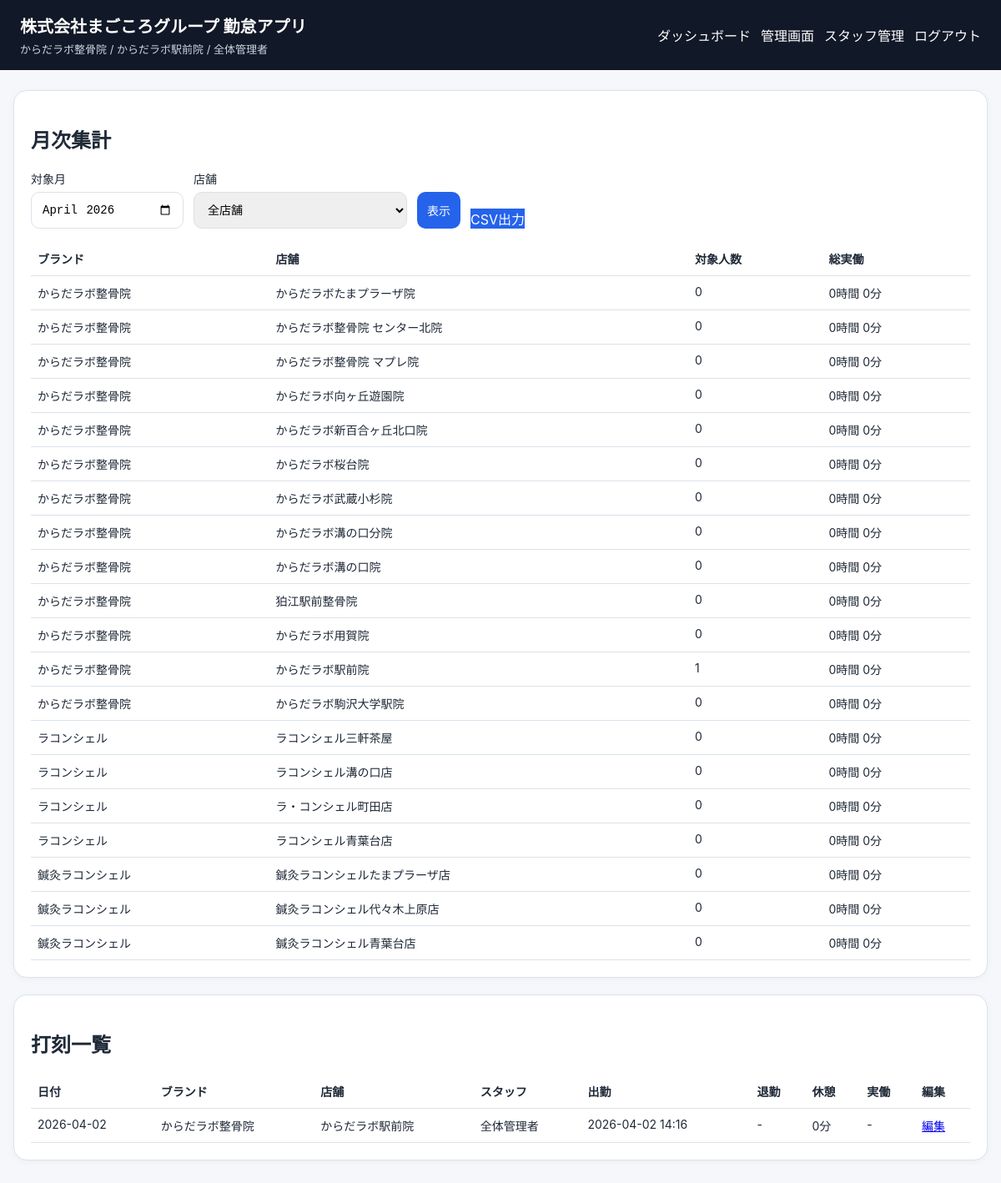
The page /admin (signed in) on the database its author committed.
### tables this page shows
CREATE TABLE stores (
    id INTEGER PRIMARY KEY AUTOINCREMENT,
    company_name TEXT NOT NULL,
    brand_name TEXT NOT NULL,
    store_name TEXT NOT NULL,
    display_name TEXT NOT NULL,
    created_at TIMESTAMP DEFAULT CURRENT_TIMESTAMP
);

CREATE TABLE users (
    id INTEGER PRIMARY KEY AUTOINCREMENT,
    store_id INTEGER NOT NULL,
    username TEXT NOT NULL UNIQUE,
    password_hash TEXT NOT NULL,
    full_name TEXT NOT NULL,
    role TEXT NOT NULL CHECK(role IN ('admin', 'staff')),
    is_active INTEGER NOT NULL DEFAULT 1,
    created_at TIMESTAMP DEFAULT CURRENT_TIMESTAMP,
    FOREIGN KEY (store_id) REFERENCES stores (id)
);

CREATE TABLE attendance (
    id INTEGER PRIMARY KEY AUTOINCREMENT,
    user_id INTEGER NOT NULL,
    store_id INTEGER NOT NULL,
    work_date TEXT NOT NULL,
    clock_in TEXT,
    break_start TEXT,
    break_end TEXT,
    clock_out TEXT,
    break_minutes INTEGER DEFAULT 0,
    work_minutes INTEGER,
    note TEXT,
    created_at TIMESTAMP DEFAULT CURRENT_TIMESTAMP,
    updated_at TIMESTAMP DEFAULT CURRENT_TIMESTAMP,
    UNIQUE(user_id, work_date),
    FOREIGN KEY (user_id) REFERENCES users (id),
    FOREIGN KEY (store_id) REFERENCES stores (id)
);

### app.py (the view)
@app.route("/admin")
@login_required
@admin_required
def admin_panel():
    db = get_db()
    month = request.args.get("month") or date.today().strftime("%Y-%m")
    store_id = request.args.get("store_id")
    query = """
        SELECT a.*, u.full_name, u.username, s.brand_name, s.store_name, s.display_name
        FROM attendance a
        JOIN users u ON a.user_id = u.id
        JOIN stores s ON a.store_id = s.id
        WHERE substr(a.work_date, 1, 7) = ?
    """
    params = [month]
    if store_id:
        query += " AND a.store_id = ?"
        params.append(store_id)
    query += " ORDER BY a.work_date DESC, s.brand_name, s.store_name, u.full_name"
    records = db.execute(query, params).fetchall()
    stores = db.execute(
        "SELECT * FROM stores ORDER BY brand_name, store_name"
    ).fetchall()
    summary = db.execute(
        """
        SELECT s.id, s.brand_name, s.store_name, s.display_name,
               COUNT(DISTINCT a.user_id) AS staff_count,
               COALESCE(SUM(a.work_minutes), 0) AS total_minutes
        FROM stores s
        LEFT JOIN attendance a ON a.store_id = s.id AND substr(a.work_date, 1, 7) = ?
        GROUP BY s.id
        ORDER BY s.brand_name, s.store_name
        """,
        (month,),
    ).fetchall()
    return render_template(
        "admin.html",
        records=records,
        stores=stores,
        summary=summary,
        selected_month=month,
        selected_store_id=store_id,
    )

### app.py (called while the page is built)
def get_db():
    if "db" not in g:
        g.db = sqlite3.connect(DATABASE)
        g.db.row_factory = sqlite3.Row
    return g.db

def database_ready() -> bool:
    if not os.path.exists(DATABASE):
        return False
    try:
        conn = sqlite3.connect(DATABASE)
        row = conn.execute("SELECT name FROM sqlite_master WHERE type='table' AND name='users'").fetchone()
        conn.close()
        return row is not None
    except sqlite3.Error:
        return False

def login_required(view):
    @wraps(view)
    def wrapped_view(**kwargs):
        if session.get("user_id") is None:
            return redirect(url_for("login"))
        return view(**kwargs)
    return wrapped_view

def admin_required(view):
    @wraps(view)
    def wrapped_view(**kwargs):
        if session.get("role") != "admin":
            flash("管理者のみ利用できます。", "error")
            return redirect(url_for("dashboard"))
        return view(**kwargs)
    return wrapped_view

@app.before_request
def load_logged_in_user():
    if request.endpoint == "init_db_route":
        g.user = None
        return
    if not database_ready():
        session.clear()
        g.user = None
        return
    user_id = session.get("user_id")
    if user_id is None:
        g.user = None
    else:
        g.user = get_db().execute(
            """
            SELECT u.*, s.brand_name, s.store_name, s.display_name, s.company_name
            FROM users u
            LEFT JOIN stores s ON u.store_id = s.id
            WHERE u.id = ?
            """,
            (user_id,),
        ).fetchone()
        if g.user is None:
            session.clear()

def format_dt(dt_str):
    if not dt_str:
        return None
    return datetime.fromisoformat(dt_str).strftime("%Y-%m-%d %H:%M")

def minutes_to_hours_text(minutes):
    if minutes is None:
        return "-"
    hours = minutes // 60
    mins = minutes % 60
    return f"{hours}時間 {mins}分"

### templates/admin.html (shortened to what this page needs)
{% extends 'base.html' %}
{% block content %}
<div class="card">
  <h2>月次集計</h2>
  <form method="get" class="filter-row">
    <label>対象月
      <input type="month" name="month" value="{{ selected_month }}">
    </label>
    <label>店舗
      <select name="store_id">
        <option value="">全店舗</option>
      </select>
    </label>
    <button type="submit">表示</button>
    <a class="button-link" href="{{ url_for('export_csv', month=selected_month, store_id=selected_store_id) }}">CSV出力</a>
  </form>
  <table>
    <thead>
      <tr><th>ブランド</th><th>店舗</th><th>対象人数</th><th>総実働</th></tr>
    </thead>
    <tbody>
      {% for row in summary %}
      <tr>
        <td>{{ row['brand_name'] }}</td>
        <td>{{ row['display_name'] }}</td>
        <td>{{ row['staff_count'] }}</td>
        <td>{{ row['total_minutes']|minutes_to_hours_text }}</td>
      </tr>
      {% endfor %}
    </tbody>
  </table>
</div>
<div class="card">
  <h2>打刻一覧</h2>
  <table>
    <thead>
      <tr>
        <th>日付</th><th>ブランド</th><th>店舗</th><th>スタッフ</th><th>出勤</th><th>退勤</th><th>休憩</th><th>実働</th><th>編集</th>
      </tr>
    </thead>
    <tbody>
      {% for row in records %}
      <tr>
        <td>{{ row['work_date'] }}</td>
        <td>{{ row['brand_name'] }}</td>
        <td>{{ row['display_name'] }}</td>
        <td>{{ row['full_name'] }}</td>
        <td>{{ row['clock_in']|format_dt if row['clock_in'] else '-' }}</td>
        <td>{{ row['clock_out']|format_dt if row['clock_out'] else '-' }}</td>
        <td>{{ row['break_minutes'] }}分</td>
        <td>{{ row['work_minutes']|minutes_to_hours_text if row['work_minutes'] is not none else '-' }}</td>
        <td><a href="{{ url_for('edit_attendance', attendance_id=row['id']) }}">編集</a></td>
      </tr>
      {% else %}
      <tr><td colspan="9">該当データがありません。</td></tr>
      {% endfor %}
    </tbody>
  </table>
</div>
{% endblock %}

### templates/base.html (shortened to what this page needs)
<!doctype html>
<html lang="ja">
<head>
  <link rel="stylesheet" href="{{ url_for('static', filename='style.css') }}">
</head>
<body>
  <header class="topbar">
    <div>
      <h1>株式会社まごころグループ 勤怠アプリ</h1>
      {% if g.user %}
      <p class="subhead">{{ g.user['brand_name'] }} / {{ g.user['display_name'] }} / {{ g.user['full_name'] }}</p>
      {% endif %}
    </div>
    {% if g.user %}
    <nav>
      <a href="{{ url_for('dashboard') }}">ダッシュボード</a>
      {% if session.get('role') == 'admin' %}
      <a href="{{ url_for('admin_panel') }}">管理画面</a>
      <a href="{{ url_for('manage_users') }}">スタッフ管理</a>
      {% endif %}
      <a href="{{ url_for('logout') }}">ログアウト</a>
    </nav>
    {% endif %}
  </header>
  <main class="container">
    {% block content %}{% endblock %}
  </main>
</body>
</html>

### static/style.css (style rules this page uses)
:root { --bg: #f6f7fb; --card: #ffffff; --text: #1f2937; --primary: #2563eb; --danger: #dc2626; --border: #dbe2ea; }
body { margin: 0; font-family: -apple-system, BlinkMacSystemFont, "Segoe UI", sans-serif; background: var(--bg); color: var(--text); }
.topbar { background: #111827; color: white; padding: 16px 24px; display: flex; justify-content: space-between; align-items: center; gap: 16px; }
.topbar h1 { margin: 0; font-size: 20px; }
.subhead { margin: 4px 0 0; color: #cbd5e1; font-size: 13px; }
.topbar nav { display: flex; gap: 12px; flex-wrap: wrap; }
.topbar a { color: white; text-decoration: none; }
.container { max-width: 1200px; margin: 24px auto; padding: 0 16px 40px; }
.card { background: var(--card); border: 1px solid var(--border); border-radius: 16px; padding: 20px; margin-bottom: 20px; box-shadow: 0 2px 8px rgba(15, 23, 42, 0.04); }
label { display: grid; gap: 6px; font-size: 14px; }
input, select, button { padding: 12px; border-radius: 10px; border: 1px solid var(--border); font-size: 14px; }
button, .button-link { background: var(--primary); color: white; border: none; text-decoration: none; display: inline-block; cursor: pointer; }
table { width: 100%; border-collapse: collapse; font-size: 14px; }
th, td { border-bottom: 1px solid var(--border); padding: 10px 8px; text-align: left; vertical-align: top; }
.filter-row { display: flex; gap: 12px; align-items: end; flex-wrap: wrap; margin-bottom: 16px; }

### rows shown on the page
stores: user.brand_name "からだラボ整骨院", user.display_name "からだラボ駅前院", brand_name "からだラボ整骨院", display_name "からだラボ駅前院", staff_count "1", total_minutes|minutes_to_hours_text "0時間 0分"
users: user.full_name "全体管理者"
stores: brand_name "からだラボ整骨院", display_name "からだラボたまプラーザ院", staff_count "0", total_minutes|minutes_to_hours_text "0時間 0分"
stores: brand_name "からだラボ整骨院", display_name "からだラボ整骨院 センター北院", staff_count "0", total_minutes|minutes_to_hours_text "0時間 0分"
stores: brand_name "からだラボ整骨院", display_name "からだラボ整骨院 マプレ院", staff_count "0", total_minutes|minutes_to_hours_text "0時間 0分"
stores: brand_name "からだラボ整骨院", display_name "からだラボ向ヶ丘遊園院", staff_count "0", total_minutes|minutes_to_hours_text "0時間 0分"
stores: brand_name "からだラボ整骨院", display_name "からだラボ新百合ヶ丘北口院", staff_count "0", total_minutes|minutes_to_hours_text "0時間 0分"
stores: brand_name "からだラボ整骨院", display_name "からだラボ桜台院", staff_count "0", total_minutes|minutes_to_hours_text "0時間 0分"
stores: brand_name "からだラボ整骨院", display_name "からだラボ武蔵小杉院", staff_count "0", total_minutes|minutes_to_hours_text "0時間 0分"
stores: brand_name "からだラボ整骨院", display_name "からだラボ溝の口分院", staff_count "0", total_minutes|minutes_to_hours_text "0時間 0分"
stores: brand_name "からだラボ整骨院", display_name "からだラボ溝の口院", staff_count "0", total_minutes|minutes_to_hours_text "0時間 0分"
stores: brand_name "からだラボ整骨院", display_name "狛江駅前整骨院", staff_count "0", total_minutes|minutes_to_hours_text "0時間 0分"
stores: brand_name "からだラボ整骨院", display_name "からだラボ用賀院", staff_count "0", total_minutes|minutes_to_hours_text "0時間 0分"
stores: brand_name "からだラボ整骨院", display_name "からだラボ駒沢大学駅院", staff_count "0", total_minutes|minutes_to_hours_text "0時間 0分"
stores: brand_name "ラコンシェル", display_name "ラコンシェル三軒茶屋", staff_count "0", total_minutes|minutes_to_hours_text "0時間 0分"
stores: brand_name "ラコンシェル", display_name "ラコンシェル溝の口店", staff_count "0", total_minutes|minutes_to_hours_text "0時間 0分"
stores: brand_name "ラコンシェル", display_name "ラ・コンシェル町田店", staff_count "0", total_minutes|minutes_to_hours_text "0時間 0分"
stores: brand_name "ラコンシェル", display_name "ラコンシェル青葉台店", staff_count "0", total_minutes|minutes_to_hours_text "0時間 0分"
stores: brand_name "鍼灸ラコンシェル", display_name "鍼灸ラコンシェルたまプラーザ店", staff_count "0", total_minutes|minutes_to_hours_text "0時間 0分"
stores: brand_name "鍼灸ラコンシェル", display_name "鍼灸ラコンシェル代々木上原店", staff_count "0", total_minutes|minutes_to_hours_text "0時間 0分"
stores: brand_name "鍼灸ラコンシェル", display_name "鍼灸ラコンシェル青葉台店", staff_count "0", total_minutes|minutes_to_hours_text "0時間 0分"
attendance: work_date "2026-04-02", brand_name "からだラボ整骨院", display_name "からだラボ駅前院", full_name "全体管理者", clock_in "2026-04-02 14:16", clock_out "-", break_minutes "0", work_minutes|minutes_to_hours_text "-"
